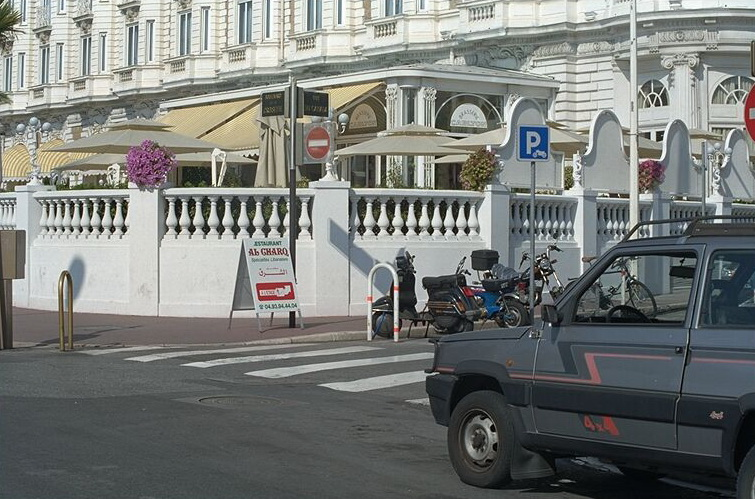
//> input picture data/pano1/1.jpg, 755 x 499 px
$ ./main   (built with g++ and OpenCV 4)
//> lines starting //> are read from the running program, lines starting //| are printed output that depends on the picture
#include <cstdlib>
#include <cstdio>
#include <string>
#include <vector>
#include <map>

#include <opencv2/opencv.hpp>
#include <opencv2/stitching/detail/warpers.hpp>

#include "homography/homography.hpp"

using namespace std;
using namespace cv;

int main(int argc, char** argv) {
  // read images
  vector<Mat> I(3);
  I[0] = imread("../data/pano1/1.jpg", IMREAD_GRAYSCALE);
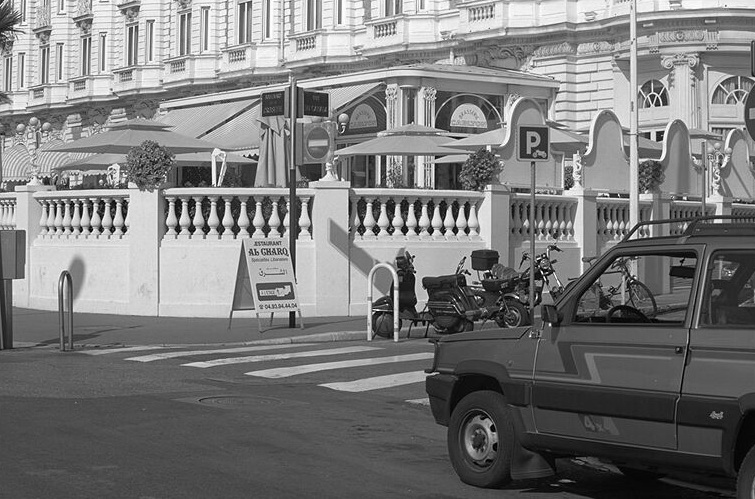
//> I[0]: 499 rows x 755 cols, CV_8UC1; min 0, max 255, mean 122.3
  I[1] = imread("../data/pano1/2.jpg", IMREAD_GRAYSCALE);
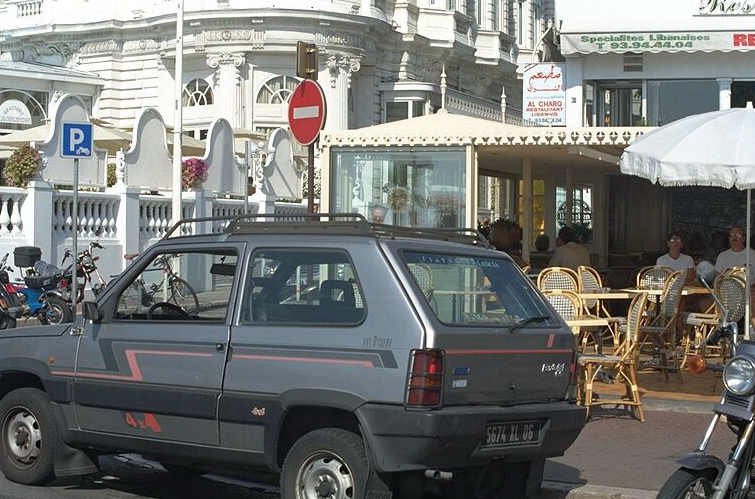
//> input picture data/pano1/2.jpg, 755 x 499 px
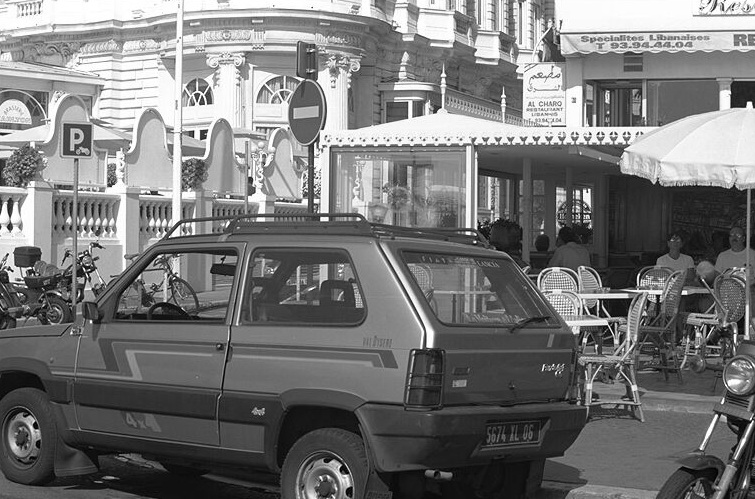
//> I[1]: 499 rows x 755 cols, CV_8UC1; min 0, max 255, mean 119.1
  I[2] = imread("../data/pano1/3.jpg", IMREAD_GRAYSCALE);
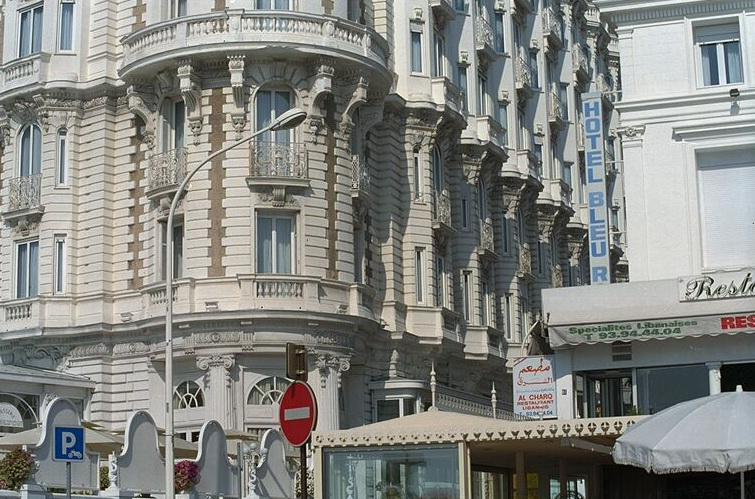
//> input picture data/pano1/3.jpg, 755 x 499 px
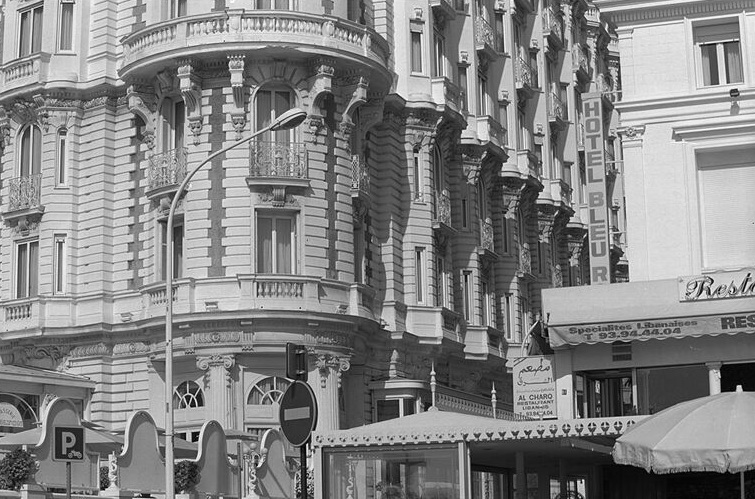
//> I[2]: 499 rows x 755 cols, CV_8UC1; min 0, max 255, mean 132.7

//> (the run ends here: the program needs code that is not available in this run, at `vector<HomographyModel> H = computeHomographies(I);`)
